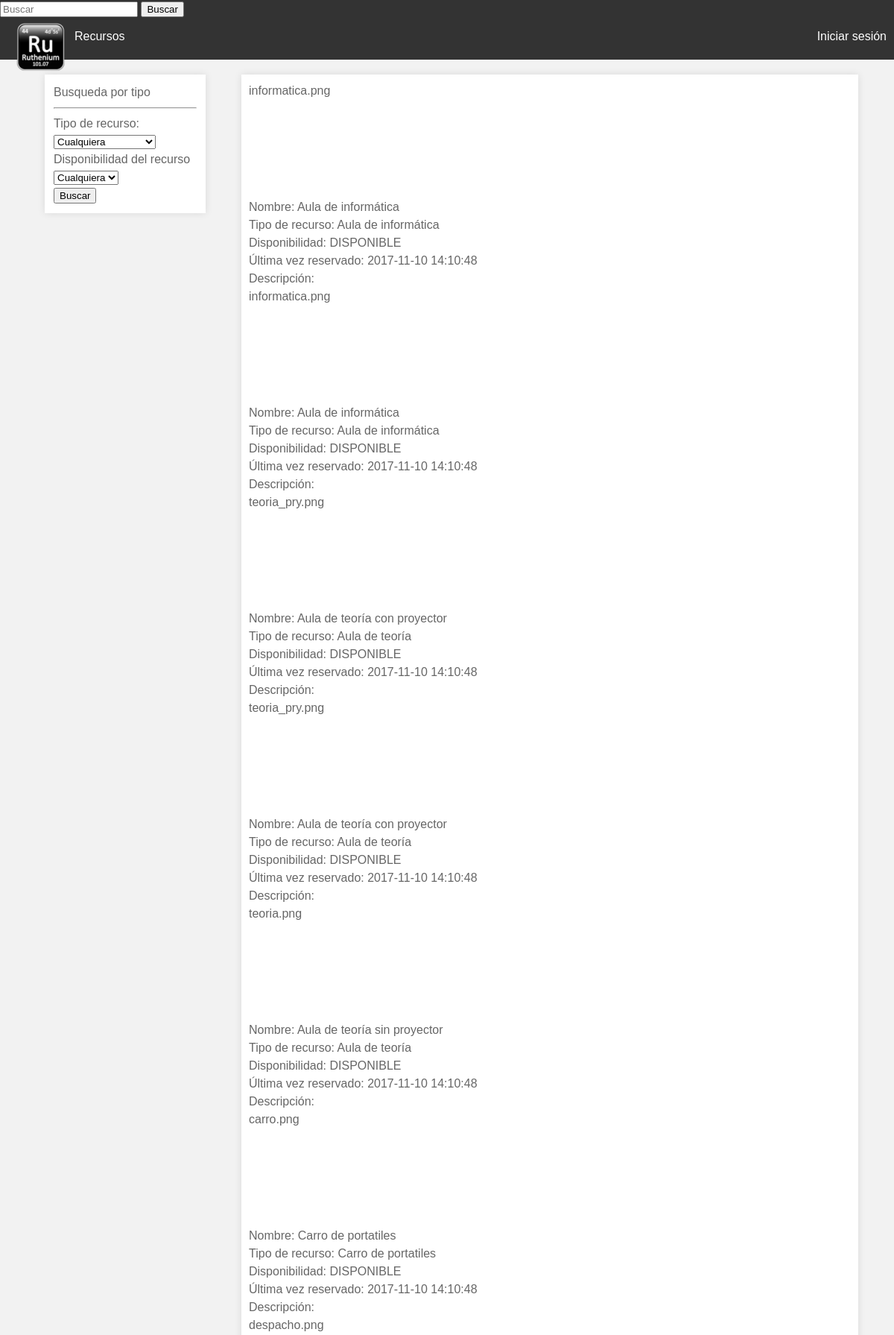
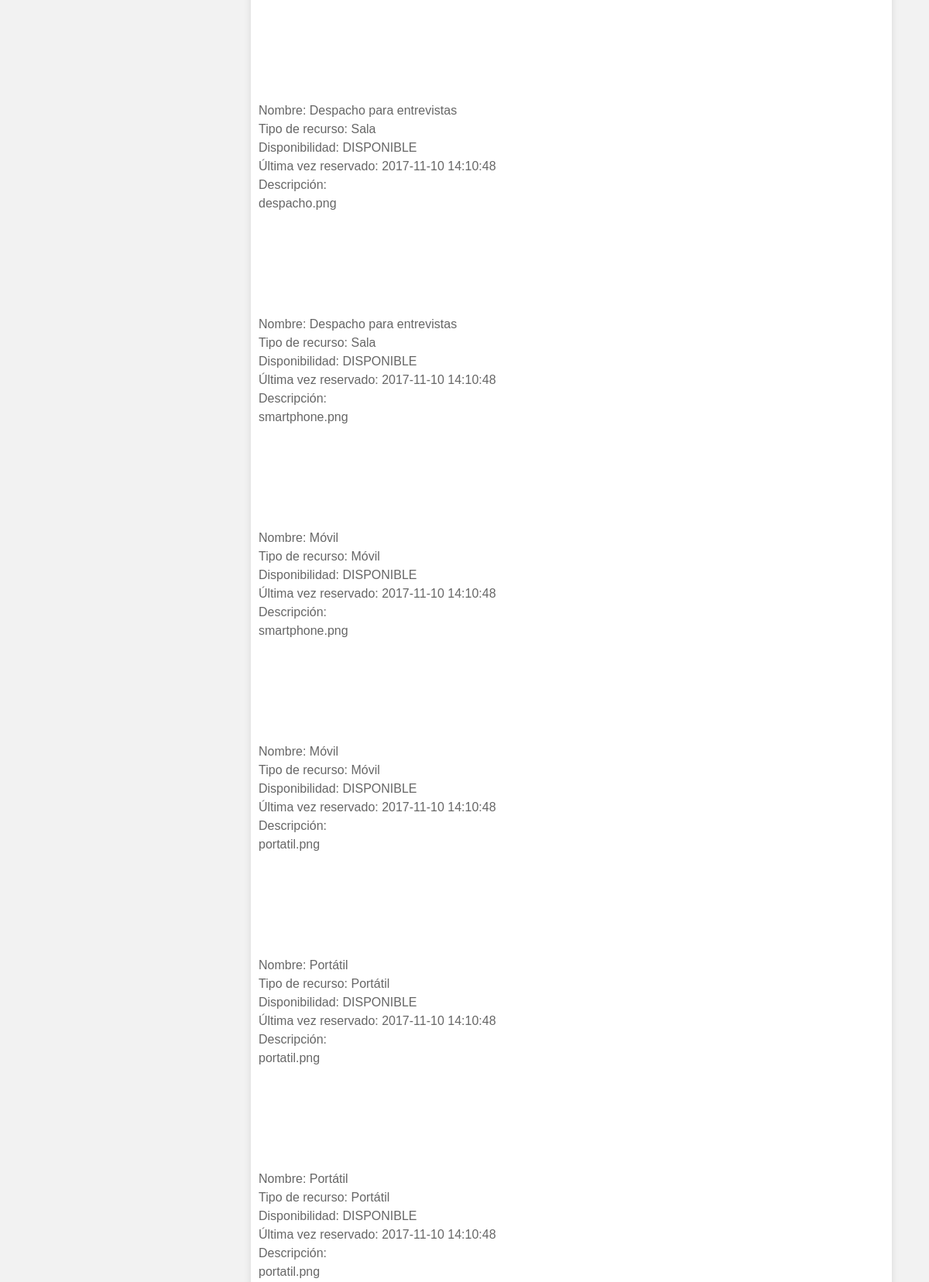
The page / (upper part) on the database its author committed (2 pictures, top to bottom).
### tables this page shows
CREATE TABLE `recurso` (
	`rec_id` int(4) NOT NULL,
	`rec_tipo` varchar (25) NOT NULL,
	`rec_nombre` varchar (50) NOT NULL,
	`rec_disponibilidad` boolean NOT NULL,
	`rec_fecha` timestamp NULL,
	`rec_descripcion` text NULL,
	`rec_img` varchar(25) NULL,
	`rec_incidencia` text NULL,
	`rec_incidencia_estado` boolean NOT NULL,
	`rec_usado` int (4) NOT NULL,
	`usu_id` int (4) NOT NULL
);

### index.php (the view, shortened to what this page needs)
<!DOCTYPE html>
<html lang="es">
<head>
  <link rel="stylesheet" href="css/maincss.css">
</head>
<body>
  <header id="main-header">
    <div id="searchform">
      <input type="text" placeholder="Buscar">
      <button type="submit">Buscar</button>
    </div>
    <div class="log">
      <nav>
        <ul>
          <li><a href="#">Iniciar sesión</a></li>
        </ul>
      </nav>
    </div>
    <a id="logo-header" href="#">
      <img src="imagenes/logo.png">
    </a>
    <nav>
      <ul>
        <li><a href="#">Recursos</a></li>
      </ul>
    </nav>
  </header>
  <section id="main-menu">
    <article>
      <div class="content">
        <?php
        $conexion=mysqli_connect("localhost", "root", "", "bbdd_rutenio");
        mysqli_query($conexion, "SET NAMES 'utf8'");
        $q = "SELECT DISTINCT(rec_tipo) from recurso ORDER BY rec_tipo";
        $resultados = mysqli_query($conexion, $q);
        if(mysqli_num_rows($resultados)>0){
          echo "<form action='index.php' method='POST'>";
          echo "Busqueda por tipo";
          echo "<hr>";
          echo "Tipo de recurso:";
          echo "<select name=tipo id='tipo'>";
          echo "<option>Cualquiera</option>";
          echo "</select>";
        }
        echo "Disponibilidad del recurso";
        echo "<select name='disponible'>";
        echo "<option>Cualquiera</option>";
        echo "</select>";
        echo "<br>";
        echo"<input type='submit' name='Enviar' value='Buscar'>";
        echo "</form>"
        ?>
      </div>
    </article>
  </section>
  <section id="main-content">
    <article>
      <header>
      </header>
      <div class="content">
        <?php
        $conexion=mysqli_connect("localhost", "root", "", "bbdd_rutenio");
        mysqli_query($conexion, "SET NAMES 'utf8'");
        if(isset($_POST['Enviar'])){
          if(isset($_POST['tipo'])){
            $tiporecurso=$_POST['tipo'];
          }
          if(isset($_POST['subtipo'])){
            $subtiporecurso=$_POST['subtipo'];
          }else{
            $subtiporecurso="";
          }
          if (isset($_POST['disponible'])) {
            $disponible=$_POST['disponible'];
          }
          if(($tiporecurso=="Cualquiera")&&($disponible=="Cualquiera")){
            $q = "SELECT * from recurso ORDER BY rec_nombre";
            $resultados = mysqli_query($conexion, $q);
            if(mysqli_num_rows($resultados)>0){
              while($recurso = mysqli_fetch_array($resultados)){
                echo "<div class='recurso-img'>";
                echo "$recurso[rec_img]<br>";
                echo "</div>";
                echo "<div class='recurso'>";
                echo "Nombre: $recurso[rec_nombre]<br>";
                $recursoid=$recurso['rec_id'];
                echo "Tipo de recurso: $recurso[rec_tipo]<br>";
                $dispo=$recurso['rec_disponibilidad'];
                if ($dispo==0) {
                  echo "Disponibilidad: RESERVADO <br>";
                  $j="SELECT usu_nombre, usu_apellido FROM usuario INNER JOIN recurso ON recurso.usu_id =usuario.usu_id WHERE rec_disponibilidad=0 AND rec_id='$recursoid'";
                  $nombrefk = mysqli_query($conexion, $j);
                  $nombre = mysqli_fetch_array($nombrefk);
                  echo "Reservado por: $nombre[usu_nombre] $nombre[usu_apellido]<br>";
                }else{
                  echo "Disponibilidad: DISPONIBLE <br>";
                }
                echo "Última vez reservado: $recurso[rec_fecha]<br>";
                echo "Descripción: $recurso[rec_descripcion]<br>";
                if ((isset($_REQUEST['login']))&&($dispo==1)) {
                  $usuario=$_REQUEST['id'];
                  echo "<a href='reservar.php?id=$recursoid&usu=$usuario'>Reservar</a><br>";
                }
                echo "</div>";
              }
            }else{
              echo "Lo sentimos, no hemos podido encontrar su búsqueda";
            }
      }
      $string="";
      $string1="";
      $string2="";
      if ($tiporecurso!="Cualquiera") {
        $string="WHERE rec_tipo='$tiporecurso'";
        if ($tiporecurso=="teoria") {
          $string="WHERE rec_tipo='Aula de teoría'";
        }
        if ($tiporecurso=="sala") {
          $string="WHERE rec_tipo='Sala'";
        }
        if ($subtiporecurso!="") {
          if ($subtiporecurso=="Cualquiera") {
            $string1="";
          }else{
            $string1=" AND rec_nombre LIKE '%$subtiporecurso%'";
          }
        }else{
          $string1="";
        }
        if ($disponible=="Disponible") {
          $string2="AND rec_disponibilidad='1'";
        }
        if($disponible=="Reservado"){
          $string2="AND rec_disponibilidad='0'";
        }
        $q="SELECT * FROM recurso $string $string1 $string2";
        $resultado = mysqli_query($conexion, $q);
        if(mysqli_num_rows($resultado)>0){
          while($recurso = mysqli_fetch_array($resultado)){
            echo "<div class='recurso-img'>";
            echo "$recurso[rec_img]<br>";
            echo "</div>";
            echo "<div class='recurso'>";
            echo "Nombre: $recurso[rec_nombre]<br>";
            echo "Tipo de recurso: $recurso[rec_tipo]<br>";
            $recursoid=$recurso['rec_id'];
            $dispo=$recurso['rec_disponibilidad'];
            if ($dispo==0) {
              echo "Disponibilidad: RESERVADO <br>";
              $j="SELECT usu_nombre, usu_apellido FROM usuario INNER JOIN recurso ON recurso.usu_id =usuario.usu_id WHERE rec_disponibilidad=0 AND rec_id='$recursoid'";
              $nombrefk = mysqli_query($conexion, $j);
              $nombre = mysqli_fetch_array($nombrefk);
              echo "Reservado por: $nombre[usu_nombre] $nombre[usu_apellido]<br>";
            }else{
              echo "Disponibilidad: DISPONIBLE <br>";
            }
            echo "Última vez reservado: $recurso[rec_fecha]<br>";
            echo "Descripción: $recurso[rec_descripcion]<br>";
            if ((isset($_REQUEST['login']))&&($dispo==1)) {
              $usuario=$_REQUEST['id'];
              echo "<a href='reservar.php?id=$recursoid&usu=$usuario'>Reservar</a><br>";
            }
            echo "</div>";
          }
        }else{
          echo "Lo sentimos, no hemos podido encontrar su búsqueda";
        }
      }
      if (($tiporecurso=="Cualquiera")&&($disponible!="Cualquiera")) {
        if ($disponible=="Disponible") {
          $string2="rec_disponibilidad='1'";
        }
        if($disponible=="Reservado"){
          $string2="rec_disponibilidad='0'";
        }
        $q="SELECT * FROM recurso WHERE $string2";
        $resultado = mysqli_query($conexion, $q);
        if(mysqli_num_rows($resultado)>0){
          while($recurso = mysqli_fetch_array($resultado)){
            echo "<div class='recurso-img'>";
            echo "$recurso[rec_img]<br>";
            echo "</div>";
            echo "<div class='recurso'>";
            echo "Nombre: $recurso[rec_nombre]<br>";
            $recursoid=$recurso['rec_id'];
            echo "Tipo de recurso: $recurso[rec_tipo]<br>";
            $dispo=$recurso['rec_disponibilidad'];
            if ($dispo==0) {
              echo "Disponibilidad: RESERVADO <br>";
              $j="SELECT usu_nombre, usu_apellido FROM usuario INNER JOIN recurso ON recurso.usu_id =usuario.usu_id WHERE rec_disponibilidad=0 AND rec_id='$recursoid'";
              $nombrefk = mysqli_query($conexion, $j);
              $nombre = mysqli_fetch_array($nombrefk);
              echo "Reservado por: $nombre[usu_nombre] $nombre[usu_apellido]<br>";
            }else{
              echo "Disponibilidad: DISPONIBLE <br>";
            }
            echo "Última vez reservado: $recurso[rec_fecha]<br>";
            echo "Descripción: $recurso[rec_descripcion]<br>";
            if ((isset($_REQUEST['login']))&&($dispo==1)) {
              $usuario=$_REQUEST['id'];
              echo "<a href='reservar.php?id=$recursoid&usu=$usuario'>Reservar</a><br>";
            }
            echo "</div>";
          }
        }else{
          echo "Lo sentimos, no hemos podido encontrar su búsqueda";
        }
        }
      }else{
        $q = "SELECT * from recurso ORDER BY rec_nombre";
        $resultados = mysqli_query($conexion, $q);
        if(mysqli_num_rows($resultados)>0){
          while($recurso = mysqli_fetch_array($resultados)){
            echo "<div class='recurso-img'>";
            echo "$recurso[rec_img]<br>";
            echo "</div>";
            echo "<div class='recurso'>";
            echo "Nombre: $recurso[rec_nombre]<br>";
            $recursoid=$recurso['rec_id'];
            echo "Tipo de recurso: $recurso[rec_tipo]<br>";
            $dispo=$recurso['rec_disponibilidad'];
            if ($dispo==0) {
              echo "Disponibilidad: RESERVADO <br>";
              $j="SELECT usu_nombre, usu_apellido FROM usuario INNER JOIN recurso ON recurso.usu_id =usuario.usu_id WHERE rec_disponibilidad=0 AND rec_id='$recursoid'";
              $nombrefk = mysqli_query($conexion, $j);
              $nombre = mysqli_fetch_array($nombrefk);
              echo "Reservado por: $nombre[usu_nombre] $nombre[usu_apellido]<br>";
            }else{
              echo "Disponibilidad: DISPONIBLE <br>";
            }
            echo "Última vez reservado: $recurso[rec_fecha]<br>";
            echo "Descripción: $recurso[rec_descripcion]<br>";
            echo "</div>";
          }
        }
      }
      ?>
    </div>
</article>
</section>
</body>
</html>

### css/maincss.css (style rules this page uses)
body { margin: 0; padding: 0; font-family: Helvetica, Arial, sans-serif; color: #666; background: #f2f2f2; font-size: 1em; line-height: 1.5em; }
img { max-width: 100%; height: auto; }
#main-header { background: #333; color: white; height: 80px; }
#main-header a { color: white; }
.log { float: right; margin-left: 1%; padding-left: 100px; }
#logo-header { float: left; padding: 4px 0 0 20px; text-decoration: none; }
nav { float: left; }
nav ul { margin: 0; padding: 0 0 0 0px; list-style: none; padding-right: 0px; }
nav ul li { display: inline-block; line-height: 50px; }
nav ul li a { display: block; padding: 0 10px; text-decoration: none; }
#main-content { background: white; width: 68%; margin-top: 20px; margin-left: 27%; margin-right: auto; margin-bottom: auto; box-shadow: 0 0 10px rgba(0,0,0,.1); padding: 0% 1% 1% 0%; }
#main-content header, #main-content .content { padding-top: 5px; padding: 5px 0 0 10px; }
#main-menu { background: white; width: 16%; float: left; padding: 1% 1% 1% 1%; margin-top: 20px; margin-left: 5%; margin-right: auto; margin-bottom: auto; box-shadow: 0 0 10px rgba(0,0,0,.1); }
#main-header { background: #333; color: white; height: 80px; width: 100%; left: 0; top: 0; position: fixed; }
body { margin: 0; padding: 0; font-family: Helvetica, Arial, sans-serif; color: #666; background: #f2f2f2; font-size: 1em; line-height: 1.5em; padding-top: 80px; }
.recurso-img { width: 250px; height: 156px; }

### rows shown on the page
recurso: rec_img "informatica.png", rec_nombre "Aula de informática", rec_tipo "Aula de informática", rec_disponibilidad "Disponibilidad: DISPONIBLE", rec_fecha "2017-11-10 14:10:48"
recurso: rec_img "informatica.png", rec_nombre "Aula de informática", rec_tipo "Aula de informática", rec_disponibilidad "Disponibilidad: DISPONIBLE", rec_fecha "2017-11-10 14:10:48"
recurso: rec_img "teoria_pry.png", rec_nombre "Aula de teoría con proyector", rec_tipo "Aula de teoría", rec_disponibilidad "Disponibilidad: DISPONIBLE", rec_fecha "2017-11-10 14:10:48"
recurso: rec_img "teoria_pry.png", rec_nombre "Aula de teoría con proyector", rec_tipo "Aula de teoría", rec_disponibilidad "Disponibilidad: DISPONIBLE", rec_fecha "2017-11-10 14:10:48"
recurso: rec_img "teoria.png", rec_nombre "Aula de teoría sin proyector", rec_tipo "Aula de teoría", rec_disponibilidad "Disponibilidad: DISPONIBLE", rec_fecha "2017-11-10 14:10:48"
recurso: rec_img "carro.png", rec_nombre "Carro de portatiles", rec_tipo "Carro de portatiles", rec_disponibilidad "Disponibilidad: DISPONIBLE", rec_fecha "2017-11-10 14:10:48"
recurso: rec_img "despacho.png", rec_nombre "Despacho para entrevistas", rec_tipo "Sala", rec_disponibilidad "Disponibilidad: DISPONIBLE", rec_fecha "2017-11-10 14:10:48"
recurso: rec_img "despacho.png", rec_nombre "Despacho para entrevistas", rec_tipo "Sala", rec_disponibilidad "Disponibilidad: DISPONIBLE", rec_fecha "2017-11-10 14:10:48"
recurso: rec_img "smartphone.png", rec_nombre "Móvil", rec_tipo "Móvil", rec_disponibilidad "Disponibilidad: DISPONIBLE", rec_fecha "2017-11-10 14:10:48"
recurso: rec_img "smartphone.png", rec_nombre "Móvil", rec_tipo "Móvil", rec_disponibilidad "Disponibilidad: DISPONIBLE", rec_fecha "2017-11-10 14:10:48"
recurso: rec_img "portatil.png", rec_nombre "Portátil", rec_tipo "Portátil", rec_disponibilidad "Disponibilidad: DISPONIBLE", rec_fecha "2017-11-10 14:10:48"
recurso: rec_img "portatil.png", rec_nombre "Portátil", rec_tipo "Portátil", rec_disponibilidad "Disponibilidad: DISPONIBLE", rec_fecha "2017-11-10 14:10:48"
recurso: rec_img "portatil.png"
